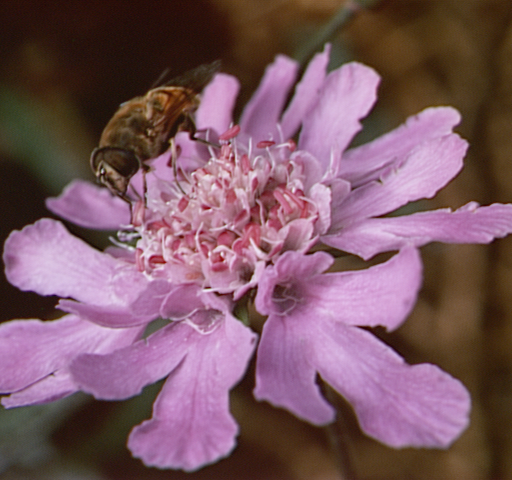
#> input picture images/flower.bmp, 512 x 480 px
$ jupyter execute --allow-errors 'tp_02_traitement d'"'"'image.ipynb'
#> lines starting #> are read from the running program, lines starting #| are printed output that depends on the picture; long printed decimals are rounded
<h3>Nom : SAADI<br>
Prenom : Brahim<br>
2 DSIA</h3>

<h1 style="color:red">TP N°2 : Opérations ponctuelles et transformations géométriques</h1>

<h2>Table of Contents :<br><br>
&emsp;&emsp;<a href="#manip1">manipulation 01</a><br><br>
&emsp;&emsp;<a href="#manip2">manipulation 02</a><br><br>
&emsp;&emsp;<a href="#manip3">manipulation 03</a><br></h2>

[cell 1]
# importing libraries

import cv2 as cv
import numpy as np
from matplotlib import pyplot as plt
import os
import cmath
import random

<a id="manip1"></a>
<h2 style='color:red'> Manipulation 01:</h2>

<h3 style='color:red'>qst 01</h3>

[cell 2]
img_orig = cv.imread("images/flower.bmp")
#> img_orig is the input picture: shape (480, 512, 3); mean B, G, R 99.5, 88.2, 122.7
cv.imshow("flower", img_orig)
cv.waitKey(0)
img_orig = cv.cvtColor(img_orig, cv.COLOR_BGR2RGB)

plt.imshow(img_orig)
plt.show()

<h3 style='color:red'>Qst 02: convertire l'image en niveaux de gris</h3>

[cell 3]
img_gris = cv.cvtColor(img_orig, cv.COLOR_RGB2GRAY)
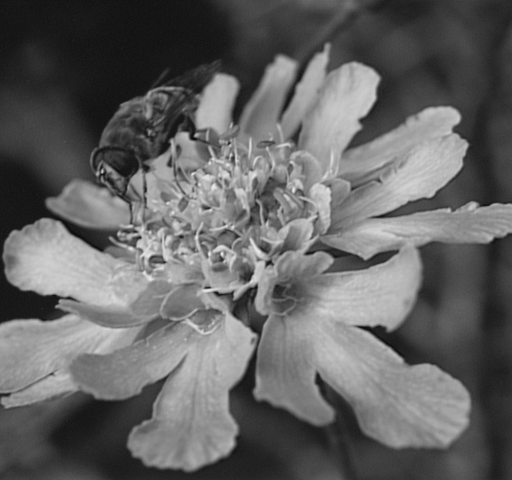
#> img_gris: shape (480, 512); min 11, max 236, mean 99.8

# cv.imshow("jfj", img_gris)
# cv.waitKey(0)

plt.imshow(img_gris, cmap='gray')
plt.show()

<h3 style='color:red'>Qst 03: Histogramme et Histogramme normalise</h3>

[cell 4]
img_gris.shape
#> Out = (480, 512)

[cell 5]
histogramme,bins = np.histogram(img_gris.ravel(),256,[0,255])
#> histogramme = 256 values, max 3810 at index 23, min 0 at index 0, mean 960; bins = 257 values from 0 to 255
histogramme_normalise = histogramme/(480*512)
#> histogramme_normalise = 256 values, max 0.0155 at index 23, min 0 at index 0, mean 0.00391

[cell 6]
# figure2, (ax1, ax2) = plt.subplots(1, 2)

fig=plt.figure(figsize=(20, 10))

fig.add_subplot(1,2,1)
plt.plot(histogramme)
plt.title("Histogramme")

fig.add_subplot(1,2,2)
plt.plot(histogramme_normalise)
plt.title("Histogramme normalise")

plt.show()
#> figure, not shown here; panel 1: curve peaks at x = 23, y = 3810; panel 2: curve peaks at x = 23, y = 0.0155

<h3>commentaire :</h3><br>
<b>l'histogramme de l'image gris est centré a gauche donc l'image est grisé manque de contraste.</b>

<h3 style='color:red'>Qst 04: calcule de l'histogramme cumulé.</h3>

[cell 7]
hist_cum = np.zeros(256)
for i in range(1,256):
    hist_cum[i] = hist_cum[i-1] + histogramme_normalise[i]
#> after the loop, hist_cum = 256 values from 0 to 1

plt.plot(hist_cum)
plt.title("l'histogramme cumulé")
#> figure, not shown here; curve peaks at x = 236, y = 1

<h3>commentaire</h3>

<b>l'histogramme atteint la valeur 1 dans les environs de niveau de gris 200 ce qui implique la faible présence des niveaux de gris supérieur à 200 donc l'image est un peu grise => manque de contraste.</b>

<h3 style='color:red' id="manip1">Qst 05: égalisation d’histogramme.</h3>

[cell 8]
# fonction pour l'ecalisation de l'istogramme avec possibilite de choisir l'ishtogramme de depart

def egalisation(hist, img):
    shape = img.shape
#> shape = (480, 512)
    hist_cum = np.zeros(256)
    vg = np.zeros(256)
    a = np.zeros([shape[0],shape[1]])

    hist_nor = hist/(shape[0]*shape[1])
#> hist_nor has the same summary as histogramme_normalise outside egalisation
    for i in range(1,256):
        hist_cum[i] = hist_cum[i-1] + hist_nor[i]
#> after the loop, hist_cum = 256 values from 0 to 1

    for i in range(256):
        vg[i] = round(255*hist_cum[i])
#> after the loop, vg = 256 values from 0 to 255

    for i in range(shape[0]):
        for j in range(shape[1]):
            a[i,j] = vg[img[i,j]]

    a = a.astype("int32")

    return a

<!--  -->

<!--  -->

[cell 9]
image_ega = egalisation(histogramme, img_gris)
histo_ega ,bins = np.histogram(image_ega.ravel(),256,[0,255])
#> histo_ega = 256 values, max 3810 at index 14, min 0 at index 2, mean 960

<h3 style='color:red' id="manip1">Qst 06: égalisation d’histogramme on utilisant opencv</h3>

[cell 10]
equ = cv.equalizeHist(img_gris)
hist_equ,bins = np.histogram(equ.ravel(),256,[0,255])
#> hist_equ has the same summary as histo_ega

<h3>comparaison entre resultat de la fonction egalisation et la fonction de openCV </h3>

[cell 11]
fig=plt.figure(figsize=(20, 20))

fig.add_subplot(2,2,1)
plt.imshow(image_ega, cmap="gray")
plt.title("fonction egalisation")

fig.add_subplot(2,2,3)
plt.plot(histo_ega)
plt.title("Histogramme egalise")

fig.add_subplot(2,2,2)
plt.imshow(equ, cmap="gray")
plt.title("fonction de openCV")

fig.add_subplot(2,2,4)
plt.plot(hist_equ)
plt.title("Histogramme egalise de openCV")


plt.show()
#> figure, not shown here; panel 2: curve peaks at x = 14, y = 3810; panel 4: curve peaks at x = 14, y = 3810

<h3>commentaire</h3>

<b>on peut conclure que la fonction de openCV utilise le meme consepte vue dans le coure pour l'egalisation d'histogramme.</b>

<h3 style='color:red' id="manip1">Qst 07: egalisation des 3 plans RGB</h3>

[cell 12]
R, G, B = cv.split(img_orig)
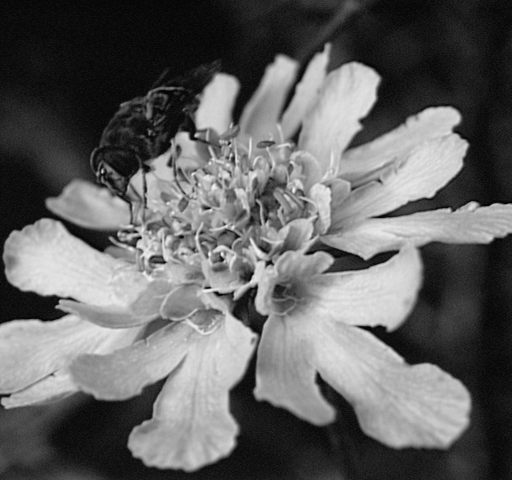
#> B: shape (480, 512); min 2, max 249, mean 99.5

hist_R,bins = np.histogram(R.ravel(),256,[0,255])
#> hist_R = 256 values, max 2469 at index 58, min 0 at index 0, mean 960
hist_G,bins = np.histogram(G.ravel(),256,[0,255])
#> hist_G = 256 values, max 3116 at index 17, min 0 at index 0, mean 960
hist_B,bins = np.histogram(B.ravel(),256,[0,255])
#> hist_B = 256 values, max 6607 at index 13, min 0 at index 0, mean 960

[cell 13]
# egalisation de chaque canal(R,G et B)

R_ega = cv.equalizeHist(R)
G_ega = cv.equalizeHist(G)
B_ega = cv.equalizeHist(B)

[cell 14]
# les histograme des canaux R, G, et B

hist_R_ega, bins = np.histogram(R_ega.ravel(),256,[0,255])
#> hist_R_ega = 256 values, max 2469 at index 49, min 0 at index 6, mean 960
hist_G_ega, bins = np.histogram(G_ega.ravel(),256,[0,255])
#> hist_G_ega = 256 values, max 3116 at index 11, min 0 at index 4, mean 960
hist_B_ega, bins = np.histogram(B_ega.ravel(),256,[0,255])
#> hist_B_ega = 256 values, max 6607 at index 27, min 0 at index 3, mean 960

[cell 15]
fig=plt.figure(figsize=(20, 20))

fig.add_subplot(2,3,1)
plt.plot(hist_R)
plt.title("Histogramme de R")

fig.add_subplot(2,3,4)
plt.plot(hist_R_ega)
plt.title("Histogramme de R egalise")

fig.add_subplot(2,3,2)
plt.plot(hist_G)
plt.title("Histogramme de G")

fig.add_subplot(2,3,5)
plt.plot(hist_G_ega)
plt.title("Histogramme de G egalise")

fig.add_subplot(2,3,3)
plt.plot(hist_B)
plt.title("Histogramme de B")

fig.add_subplot(2,3,6)
plt.plot(hist_R_ega)
plt.title("Histogramme de B egalise")


plt.show()
#> figure, not shown here; panel 1: curve peaks at x = 58, y = 2469; panel 2: curve peaks at x = 49, y = 2469; panel 3: curve peaks at x = 17, y = 3116; panel 4: curve peaks at x = 11, y = 3116

<!--  -->

<!--  -->

<h3>visualisation de l'image resultante</h3>

[cell 16]
image_equ = cv.merge((R_ega, G_ega, B_ega))
plt.imshow(image_equ)
plt.show()
# cv.cvtColor(image_equ, cv.COLOR_BGR2RGB))

<h4>calcule de l'entropie</h4>

[cell 17]
# calcule histogramme de l'image

img_gris_ega = cv.cvtColor(image_equ, cv.COLOR_BGR2GRAY)
hist_img_ega,bins = np.histogram(img_gris_ega.ravel(),256,[0,255])
#> hist_img_ega = 256 values, max 1220 at index 16, min 1 at index 0, mean 960

hist_img_ega_normalise = hist_img_ega/(480*512)
#> hist_img_ega_normalise = 256 values, max 0.00496 at index 16, min 4.07e-06 at index 0, mean 0.00391

plt.plot(hist_img_ega_normalise)
plt.show()
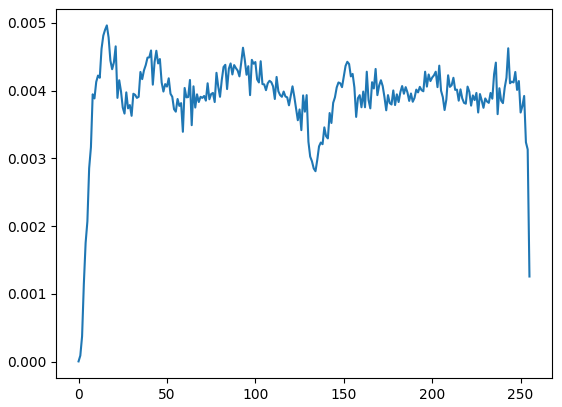
#> figure drawn by matplotlib, 1 panel; curve peaks at x = 16, y = 0.00496

[cell 18]
# fonction pour le calcule de l'entropi

def entropie(img):
    s = 0
    hist,bins = np.histogram(img.ravel(),256,[0,255])
#> hist has the same summary as hist_img_ega outside entropie; bins = 257 values from 0 to 255
    hist_norm = hist/(img.shape[0]*img.shape[1])
#> hist_norm has the same summary as hist_img_ega_normalise outside entropie

    for i in range(256):
        s = s -hist_norm[i]*np.log2(hist_norm[i])
#> this loop made 256 passes
#> s on passes 1 to 3: 7.29e-05, 0.00128, 0.00554
#> after the loop, s = 7.97

    return s

[cell 19]
print(f"l'entropie de l'image apres egalisation de chaque plan separement = {entropie(img_gris_ega)}")
#| l'entropie de l'image apres egalisation de chaque plan separement = 7.974

<!--  -->

<h3 style='color:red' id="manip1">Qst 08:</h3>

Egaliser les 3 composantes couleurs par rapport à l’histogramme cumulé de la<br> question 4 et visualiser l’image correspondante. Calculer son entropie.

[cell 20]
R_ega_8 = egalisation(histogramme, R)
G_ega_8 = egalisation(histogramme, G)
B_ega_8 = egalisation(histogramme, B)

image_ega_avec_gris_hist = np.uint8(cv.merge((R_ega_8, G_ega_8, B_ega_8)))

plt.imshow(image_ega_avec_gris_hist)
plt.show()

<h3>calcule de l'entropie du nouvelle image</h3>

[cell 21]
img_gris_ega = cv.cvtColor(image_ega_avec_gris_hist, cv.COLOR_BGR2GRAY)
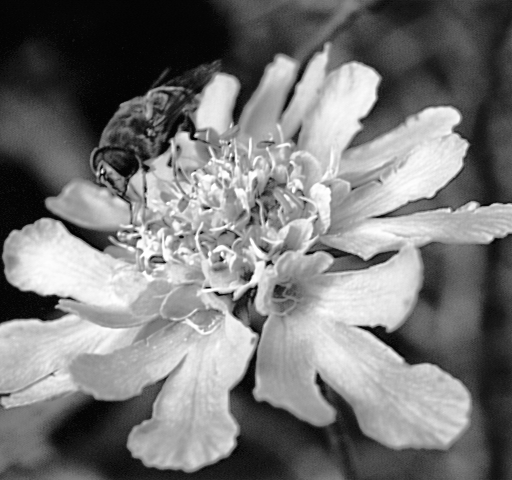
#> img_gris_ega: shape (480, 512); min 0, max 255, mean 120.2

print(f"l'entropie de l'image apres egalisation de chaque plan separement = {entropie(img_gris_ega)}")
#> the loop in entropie (call 2), `for i in range(256):` made 256 passes
#> s on passes 1 to 3: 0.000374, 0.000914, 0.00367
#| l'entropie de l'image apres egalisation de chaque plan separement = 7.836

[cell 22]
histogramme_image_ega_avec_gris_hist,bins = np.histogram(image_ega_avec_gris_hist.ravel(),256,[0,255])
#> histogramme_image_ega_avec_gris_hist = 256 values, max 54042 at index 0, min 0 at index 2, mean 2880
histogramme_image_ega_avec_gris_hist = histogramme_image_ega_avec_gris_hist/(480*512)
#> histogramme_image_ega_avec_gris_hist = 256 values, max 0.22 at index 0, min 0 at index 2, mean 0.0117

[cell 23]
fig=plt.figure(figsize=(20, 10))

fig.add_subplot(1,2,1)
plt.plot(hist_img_ega_normalise)
plt.title("Histogramme de l'image egalise separement")

fig.add_subplot(1,2,2)
plt.plot(histogramme_image_ega_avec_gris_hist)
plt.title("Histogramme de l'image egalise par l'histogramme de l'image gris")

plt.show()
#> figure, not shown here; panel 1: curve peaks at x = 16, y = 0.00496; panel 2: curve peaks at x = 0, y = 0.22

<h3 style='color:red' id="manip1">Qst 09:</h3>

comparaison des historammes et des entropies

#> (a cell that did not finish here is left out)

<h3 style='color:red' id="manip1">Qst 10:</h3>

10- Lire et visualiser l’image ‘pentagon.tif’, égaliser son histogramme. Commenter.

[cell 25]
pentagon = cv.imread("images/pentagon.tif")
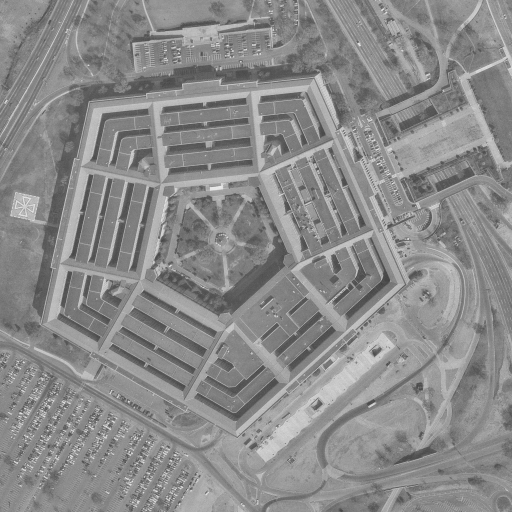
#> input picture images/pentagon.tif, 1024 x 1024 px (shown at 1/2 size)
#> pentagon is the input picture: shape (1024, 1024, 3); min 46, max 245, mean 138.5
plt.imshow(pentagon, cmap="gray")
plt.show()

[cell 26]
pentagon = cv.cvtColor(pentagon, cv.COLOR_BGR2GRAY)
#> pentagon: shape (1024, 1024)
plt.imshow(pentagon,cmap="gray")
plt.show()

[cell 27]
# histogramme

histogramme_pentagon, bins = np.histogram(pentagon.ravel(),256,[0,255])
#> histogramme_pentagon = 256 values, max 26979 at index 127, min 0 at index 0, mean 4096
pentagon_ega = egalisation(histogramme_pentagon, pentagon)
#> in egalisation (call 5), `hist_nor = hist/(shape[0]*shape[1])`: hist_nor = 256 values, max 0.0257 at index 127, min 0 at index 0, mean 0.00391
#> after the loop in egalisation (call 5), `for i in range(shape[0]):`:
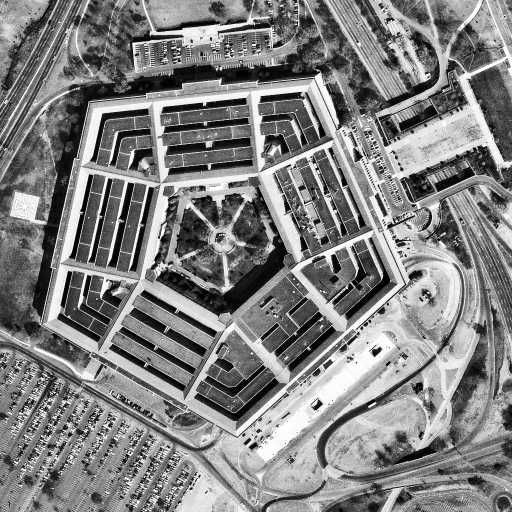
#> a: shape (1024, 1024) float64 (shown at 1/2 size); min 0, max 255, mean 128.9
histogramme_pentagon_ega, bins = np.histogram(pentagon_ega.ravel(),256,[0,255])
#> histogramme_pentagon_ega = 256 values, max 26979 at index 85, min 0 at index 9, mean 4096

[cell 28]
plt.imshow(pentagon_ega, cmap="gray")

[cell 29]
fig=plt.figure(figsize=(20, 10))

fig.add_subplot(1,2,1)
plt.plot(histogramme_pentagon)

fig.add_subplot(1,2,2)
plt.plot(histogramme_pentagon_ega)

plt.show()
#> figure, not shown here; panel 1: curve peaks at x = 127, y = 26979; panel 2: curve peaks at x = 85, y = 26979

<h3>commentaire</h3>

<b>le contraste de l'image augmente après l'égalisation les contours de l'image seront plus visibles.</b>

<h3 style='color:red' id="manip1">Qst 11:</h3>

Réaliser une amélioration de contraste de l’image ‘cameraman.jpg’ à l’aide de l’histogramme matching de l’image ‘barbara.png’

[cell 30]
from skimage import exposure
from skimage.exposure import match_histograms

[cell 31]
cameraman = cv.imread("images/cameraman.jpg")
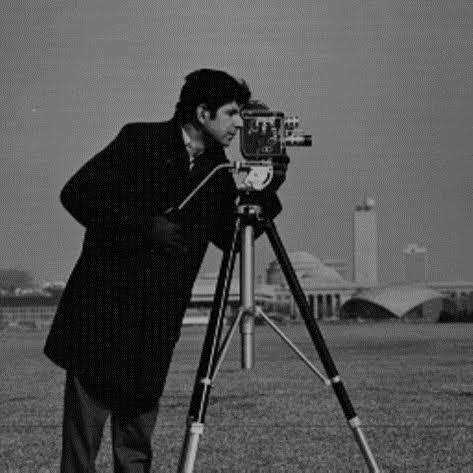
#> input picture images/cameraman.jpg, 473 x 473 px
#> cameraman is the input picture: shape (473, 473, 3); min 0, max 185, mean 82.5
barbara = cv.imread("images/barbara.png")
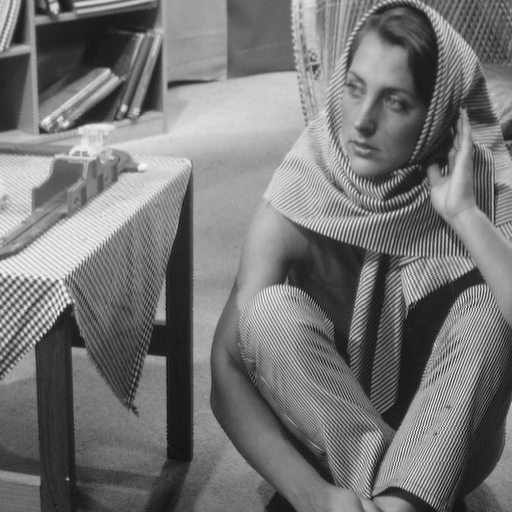
#> input picture images/barbara.png, 512 x 512 px
#> barbara is the input picture: shape (512, 512, 3); min 12, max 246, mean 117.4

[cell 32]
plt.imshow(cameraman)

[cell 33]
plt.imshow(barbara)

[cell 34]
matched = match_histograms(cameraman, barbara)
matched = matched.astype(int)

[cell 35]
plt.imshow(matched)

<!--  -->

<a id="manip2"></a>
<h1 style='color:red'>Manipulation 02:</h1>

### creation des images

[cell 36]
image_A = np.zeros([256,256])

for i in range(256):
    for j in range(256):
        if i>=90 and i<=120 and j >=90 and j<=180:
            image_A[i,j] = 0
        else:
            image_A[i,j] = 255

image_B = np.zeros([256,256])

for i in range(256):
    for j in range(256):
        if i>=110 and i<=150 and j >=110 and j<=150:
            image_B[i,j] = 0
        else:
            image_B[i,j] = 255


image_A = np.uint8(image_A)
image_B = np.uint8(image_B)

[cell 37]
fig=plt.figure(figsize=(20, 20))

fig.add_subplot(1,2,1)
plt.imshow(image_A, cmap='gray')
plt.title("image_A")

fig.add_subplot(1,2,2)
plt.imshow(image_B, cmap='gray')
plt.title("iamge_B")

<h3 style='color:red'>Qst 01:</h3>

#### les opérations logiques NOT, AND, OR et XOR sur les image A et B:

### not operation

[cell 38]
NOT_image_A = cv.bitwise_not(image_A)
NOT_image_B = cv.bitwise_not(image_B)

fig=plt.figure(figsize=(20, 20))
fig.add_subplot(1,2,1)
plt.imshow(NOT_image_A, cmap='gray')
plt.title("NOT_ON_image_A")

fig.add_subplot(1,2,2)
plt.imshow(NOT_image_B, cmap='gray')
plt.title("NOT_ON_iamge_B")

plt.show()

### AND, OR, XOR operations

[cell 39]
image_A_AND_B = cv.bitwise_and(image_A, image_B)
image_A_OR_B = cv.bitwise_or(image_A, image_B)
image_A_XOR_B = cv.bitwise_xor(image_A, image_B)

fig=plt.figure(figsize=(20, 20))
fig.add_subplot(1,3,1)
plt.imshow(image_A_AND_B, cmap='gray')
plt.title("image_A_AND_B")

fig.add_subplot(1,3,2)
plt.imshow(image_A_OR_B, cmap='gray')
plt.title("image_A_or_B")

fig.add_subplot(1,3,3)
plt.imshow(image_A_XOR_B, cmap='gray')
plt.title("image_A_Xor_B")
plt.show()

<h3> Analyse et interprétation<h3>

<b>On remarque que les opérations sont inversées par exemple dans AND: `le blanc` + `le blanc` = `noir` {normalement `blanc` !!!!!}<br>
le resultat de l'operation AND est enverse avec l'operation OR</b>

<h3 style='color:red'>Qst 02:</h3>

#### generation des images : Ai=not A et Bi=Not B

[cell 40]
Ai = cv.bitwise_not(image_A)
Bi = cv.bitwise_not(image_B)

#### les operations sur Ai et Bi

[cell 41]
Ai_and_Bi = cv.bitwise_and(Ai, Bi)
Ai_or_Bi = cv.bitwise_or(Ai, Bi)
Ai_xor_Bi = cv.bitwise_xor(Ai,Bi)

fig=plt.figure(figsize=(20, 20))
fig.add_subplot(1,3,1)
plt.imshow(Ai_and_Bi, cmap='gray')
plt.title("Ai_and_Bi")

fig.add_subplot(1,3,2)
plt.imshow(Ai_or_Bi, cmap='gray')
plt.title("Ai_or_Bi")

fig.add_subplot(1,3,3)
plt.imshow(Ai_xor_Bi, cmap='gray')
plt.title("Ai_xor_Bi")

plt.show()

<h3>commentaire</h3>

<b>ces résultats sont les plus logiques et les plus adaptent aux définitions de chaque opération.</b>

<h3 style='color:red'>Qst 03:</h3>

scaling the data

[cell 42]
image_A = image_A/255
image_B = image_B/255

[cell 43]
image_A_AND_B = cv.bitwise_and(image_A, image_B)
image_A_OR_B = cv.bitwise_or(image_A, image_B)
image_A_XOR_B = cv.bitwise_xor(image_A, image_B)

fig=plt.figure(figsize=(20, 20))
fig.add_subplot(1,3,1)
plt.imshow(image_A_AND_B, cmap='gray')
plt.title("image_A_AND_B")

fig.add_subplot(1,3,2)
plt.imshow(image_A_OR_B, cmap='gray')
plt.title("image_A_or_B")

fig.add_subplot(1,3,3)
plt.imshow(image_A_XOR_B, cmap='gray')
plt.title("image_A_Xor_B")
plt.show()

<a id="manip3"></a>
<h1 style='color:red'>Manipulation 03:</h1>

<h3 style='color:red'>Qst 01:</h3>

[cell 44]
BoatsColor = cv.imread("images/BoatsColor.bmp")
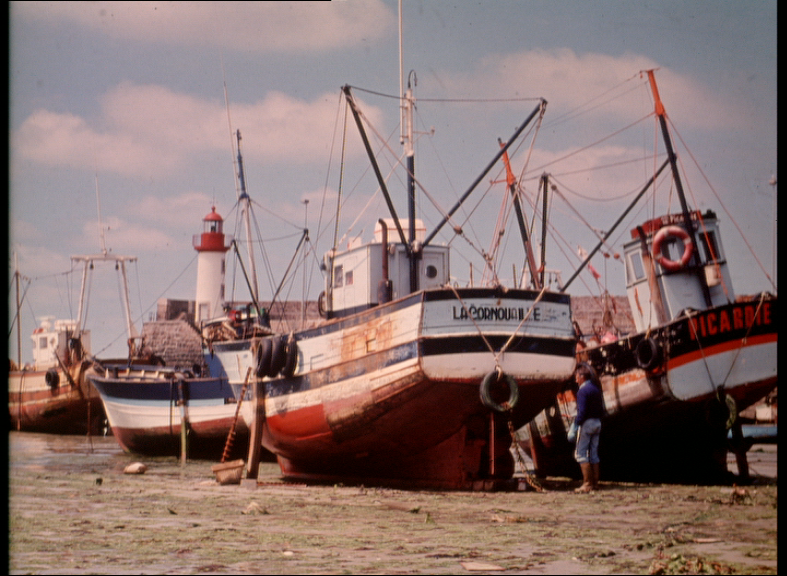
#> input picture images/BoatsColor.bmp, 787 x 576 px
#> BoatsColor is the input picture: shape (576, 787, 3); mean B, G, R 111.6, 114.7, 137.3
plt.imshow(BoatsColor)
plt.show()

<h3 style='color:red'>Qst 02:</h3>

<h3>a:</h3> Translater l’image de 35 pixels vers le bas et 10 pixels vers la droite

[cell 45]
rows,cols = BoatsColor.shape[0:2]
#> rows = 576; cols = 787

M = np.float32([[1,0,10],[0,1,35]])
dst = cv.warpAffine(BoatsColor,M,(cols,rows))

plt.imshow(dst)
plt.show()

<h3>b: </h3> Redimensionner la taille de l’image en divisant sa largueur par un facteur de 2 et
sa hauteur par un facteur de 1,5

[cell 46]
res_INTER_CUBIC = cv.resize(BoatsColor,None,fx=0.5, fy=0.5, interpolation = cv.INTER_CUBIC)
res_INTER_NEAREST = cv.resize(BoatsColor,None,fx=0.5, fy=0.5, interpolation = cv.INTER_NEAREST)
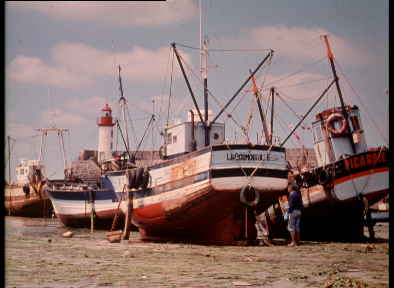
#> res_INTER_NEAREST: shape (288, 394, 3); mean B, G, R 111.6, 114.7, 137.3
res_INTER_LINEAR = cv.resize(BoatsColor,None,fx=0.5, fy=0.5, interpolation = cv.INTER_LINEAR)

fig=plt.figure(figsize=(20, 20))
fig.add_subplot(2,2,1)
plt.imshow(res_INTER_CUBIC)
plt.title("image apres redimentionnement INTER_CUBIC")

fig.add_subplot(2,2,2)
plt.imshow(res_INTER_NEAREST)
plt.title("image apres redimentionnement INTER_NEAREST")

fig.add_subplot(2,2,3)
plt.imshow(res_INTER_LINEAR)
plt.title("image apres redimentionnement INTER_LINEAR")
plt.show()
#> figure, not shown here; B, G, R data is drawn as R, G, B

<h3>c:</h3>Pivoter l’image d’un angle de 60°

[cell 47]
rows,cols = BoatsColor.shape[0:2]

M = cv.getRotationMatrix2D((cols/2,rows/2),60,1)
dst = cv.warpAffine(BoatsColor,M,(cols,rows))

[cell 48]
plt.imshow(dst)

## display images with matplotlib in the real size

[cell 49]
def display_image_in_actual_size(im_data):

    dpi = 80
#     im_data = plt.imread(im_path)
    height, width, depth = im_data.shape
#> height = 576; width = 787; depth = 3

    # What size does the figure need to be in inches to fit the image?
    figsize = width / float(dpi), height / float(dpi)
#> figsize = (9.84, 7.2)

    # Create a figure of the right size with one axes that takes up the full figure
    fig = plt.figure(figsize=figsize)
    ax = fig.add_axes([0, 0, 1, 1])

    # Hide spines, ticks, etc.
    ax.axis('off')

    # Display the image.
    ax.imshow(im_data, cmap='gray')

    plt.show()

display_image_in_actual_size(dst)
